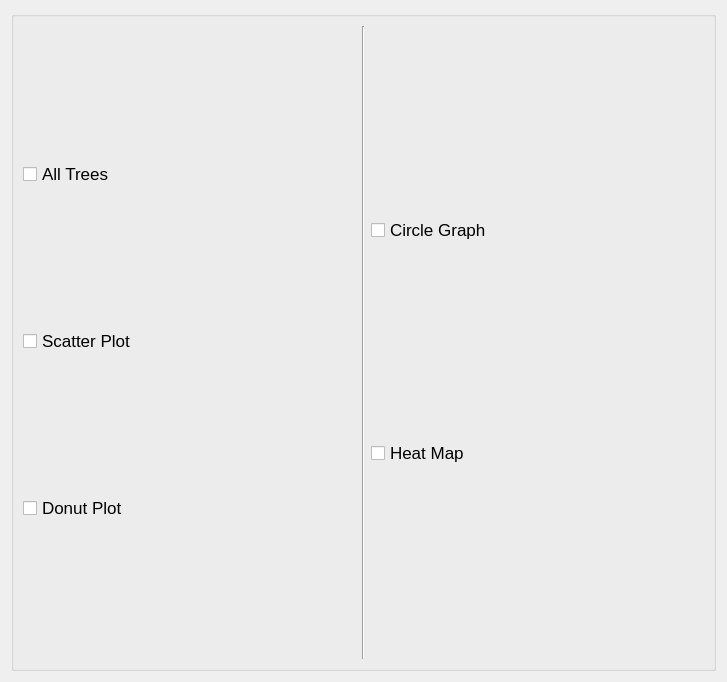
            <widget class="QWidget" name="graphOptionsPage">
             <property name="geometry">
              <rect>
               <x>0</x>
               <y>0</y>
               <width>727</width>
               <height>682</height>
              </rect>
             </property>
             <attribute name="label">
              <string>Graph Options</string>
             </attribute>
             <layout class="QVBoxLayout" name="verticalLayout_9">
              <item>
               <widget class="QGroupBox" name="graphOptionsGroupBox">
                <layout class="QHBoxLayout" name="horizontalLayout_30">
                 <item>
                  <layout class="QVBoxLayout" name="verticalLayout_10">
                   <item>
                    <layout class="QHBoxLayout" name="allTreesHL">
                     <item>
                      <widget class="QCheckBox" name="checkboxAllTrees">
                       <property name="minimumSize">
                        <size>
                         <width>0</width>
                         <height>21</height>
                        </size>
                       </property>
                       <property name="font">
                        <font>
                         <pointsize>13</pointsize>
                         <weight>50</weight>
                         <bold>false</bold>
                        </font>
                       </property>
                       <property name="text">
                        <string>All Trees</string>
                       </property>
                       <property name="checked">
                        <bool>false</bool>
                       </property>
                      </widget>
                     </item>
                     <item>
                      <spacer name="allTreesSpacer">
                       <property name="orientation">
                        <enum>Qt::Horizontal</enum>
                       </property>
                       <property name="sizeHint" stdset="0">
                        <size>
                         <width>40</width>
                         <height>20</height>
                        </size>
                       </property>
                      </spacer>
                     </item>
                    </layout>
                   </item>
                   <item>
                    <layout class="QHBoxLayout" name="scatterPlotHL">
                     <item>
                      <widget class="QCheckBox" name="checkboxScatterPlot">
                       <property name="minimumSize">
                        <size>
                         <width>0</width>
                         <height>21</height>
                        </size>
                       </property>
                       <property name="font">
                        <font>
                         <pointsize>13</pointsize>
                         <weight>50</weight>
                         <bold>false</bold>
                        </font>
                       </property>
                       <property name="text">
                        <string>Scatter Plot</string>
                       </property>
                       <property name="checked">
                        <bool>false</bool>
                       </property>
                      </widget>
                     </item>
                     <item>
                      <spacer name="scatterPlotSpacer">
                       <property name="orientation">
                        <enum>Qt::Horizontal</enum>
                       </property>
                       <property name="sizeHint" stdset="0">
                        <size>
                         <width>40</width>
                         <height>20</height>
                        </size>
                       </property>
                      </spacer>
                     </item>
                    </layout>
                   </item>
                   <item>
                    <layout class="QHBoxLayout" name="scatterPlotHL_2">
                     <item>
                      <widget class="QCheckBox" name="checkboxDonutPlot">
                       <property name="minimumSize">
                        <size>
                         <width>0</width>
                         <height>21</height>
                        </size>
                       </property>
                       <property name="font">
                        <font>
                         <pointsize>13</pointsize>
                         <weight>50</weight>
                         <bold>false</bold>
                        </font>
                       </property>
                       <property name="text">
                        <string>Donut Plot</string>
                       </property>
                       <property name="checked">
                        <bool>false</bool>
                       </property>
                      </widget>
                     </item>
                     <item>
                      <spacer name="donutPlotSpacer">
                       <property name="orientation">
                        <enum>Qt::Horizontal</enum>
                       </property>
                       <property name="sizeHint" stdset="0">
                        <size>
                         <width>40</width>
                         <height>20</height>
                        </size>
                       </property>
                      </spacer>
                     </item>
                    </layout>
                   </item>
                  </layout>
                 </item>
                 <item>
                  <widget class="Line" name="graphOptionsVLine">
                   <property name="orientation">
                    <enum>Qt::Vertical</enum>
                   </property>
                  </widget>
                 </item>
                 <item>
                  <layout class="QVBoxLayout" name="verticalLayout_11">
                   <item>
                    <layout class="QHBoxLayout" name="circleGraphHL">
                     <item>
                      <widget class="QCheckBox" name="checkboxCircleGraph">
                       <property name="minimumSize">
                        <size>
                         <width>0</width>
                         <height>21</height>
                        </size>
                       </property>
                       <property name="font">
                        <font>
                         <pointsize>13</pointsize>
                         <weight>50</weight>
                         <bold>false</bold>
                        </font>
                       </property>
                       <property name="text">
                        <string>Circle Graph</string>
                       </property>
                       <property name="checked">
                        <bool>false</bool>
                       </property>
                      </widget>
                     </item>
                     <item>
                      <spacer name="circleGraphSpacer">
                       <property name="orientation">
                        <enum>Qt::Horizontal</enum>
                       </property>
                       <property name="sizeHint" stdset="0">
                        <size>
                         <width>40</width>
                         <height>20</height>
                        </size>
                       </property>
                      </spacer>
                     </item>
                    </layout>
                   </item>
                   <item>
                    <layout class="QHBoxLayout" name="heatMapHL">
                     <item>
                      <widget class="QCheckBox" name="checkboxHeatMap">
                       <property name="font">
                        <font>
                         <pointsize>13</pointsize>
                         <weight>50</weight>
                         <bold>false</bold>
                        </font>
                       </property>
                       <property name="text">
                        <string>Heat Map</string>
                       </property>
                       <property name="checked">
                        <bool>false</bool>
                       </property>
                      </widget>
                     </item>
                     <item>
                      <spacer name="heatMapSpacer">
                       <property name="orientation">
                        <enum>Qt::Horizontal</enum>
                       </property>
                       <property name="sizeHint" stdset="0">
                        <size>
                         <width>40</width>
                         <height>20</height>
                        </size>
                       </property>
                      </spacer>
                     </item>
                    </layout>
                   </item>
                  </layout>
                 </item>
                </layout>
               </widget>
              </item>
             </layout>
            </widget>
